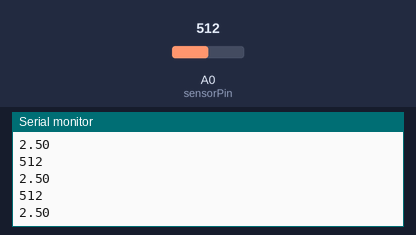
A sketch run on a simulated Arduino Uno, built with avr-gcc and run on an emulated ATmega328P. Parts: the last lines printed to the serial monitor. The inputs (shaded band) are chosen by the test bench; at power-on: A0 (sensorPin) = 512.

Above: at 1.3 s.
1.4 s: A0 (sensorPin) set to 716
At 1.81 s:
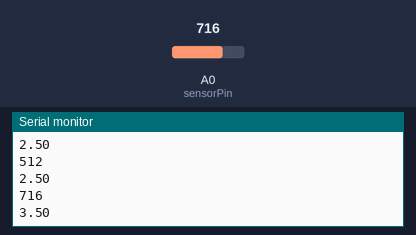
2.9 s: A0 (sensorPin) set to 900
At 3.31 s:
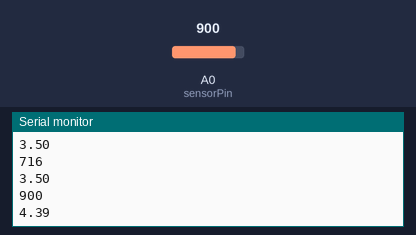
Timing chart, 0 to 5.9 s (numbered marks = the images above; inputs shaded):
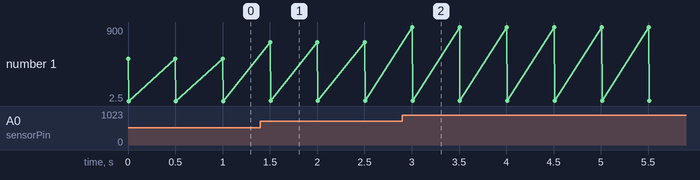

The sketch:

BatteryMonitor.ino
```cpp
float stepVolt = 5.0 / 1024.0;

int sensorPin = A0;    // select the input pin for the potentiometer

int sensorValue = 0;  // variable to store the value coming from the sensor

void setup() {
  Serial.begin(9600);
}

void loop() {
  // read the value from the sensor:
  sensorValue = analogRead(sensorPin);
  Serial.println(sensorValue);
  Serial.println(sensorValue * stepVolt);
  delay(500);

}
```

Measured:
- after the input at 1.4 s, the serial monitor: prints a new line after 0.10 s (image 1)
- after the input at 2.9 s, the serial monitor: prints a new line after 0.10 s (image 2)
- plotted number 1: 2.5 → 3.5 after the input at 1.4 s, 3.5 → 4.39 after the input at 2.9 s
